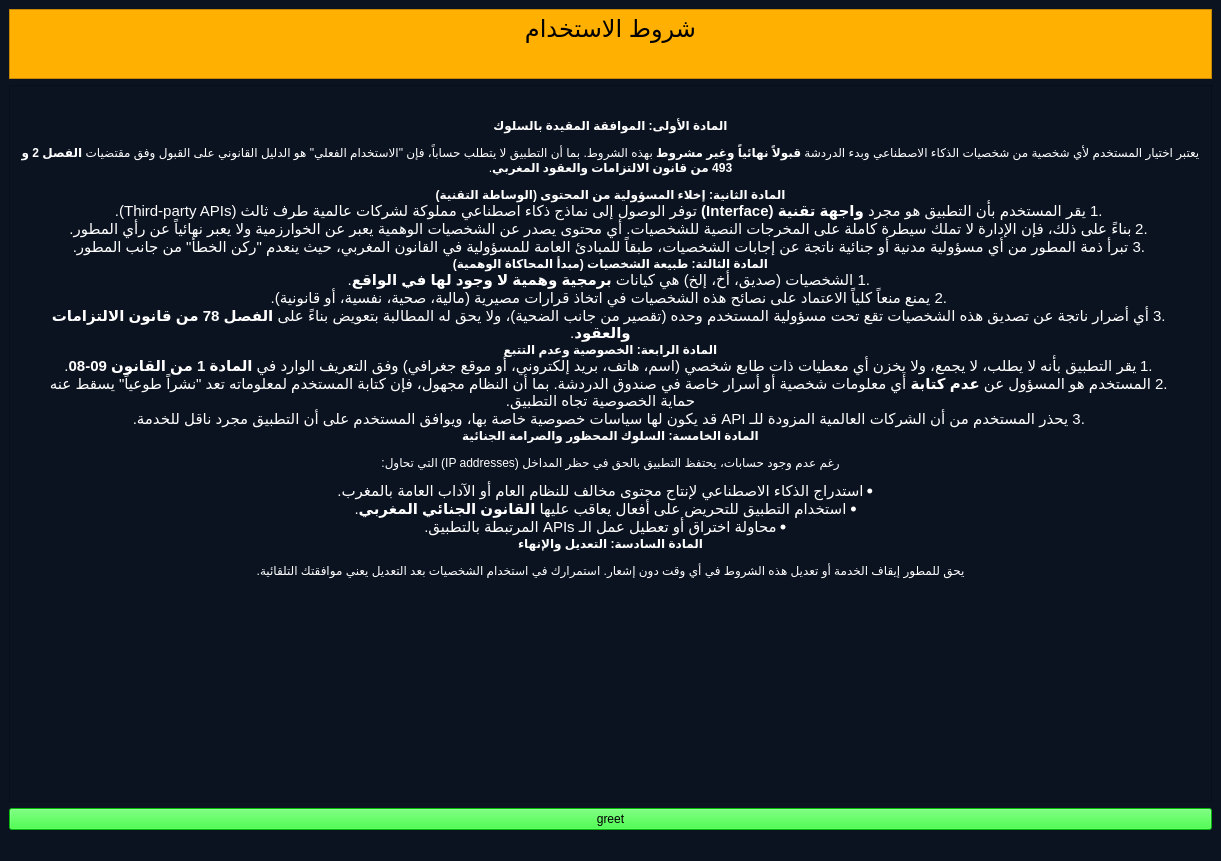
<?xml version="1.0" encoding="UTF-8"?>
<ui version="4.0">
 <class>termes</class>
 <widget class="QMainWindow" name="termes">
  <property name="geometry">
   <rect>
    <x>0</x>
    <y>0</y>
    <width>1221</width>
    <height>861</height>
   </rect>
  </property>
  <property name="windowTitle">
   <string>MainWindow</string>
  </property>
  <property name="styleSheet">
   <string notr="true">background-color: rgb(11, 18, 32);</string>
  </property>
  <widget class="QWidget" name="centralwidget">
   <layout class="QGridLayout" name="gridLayout">
    <item row="0" column="0">
     <widget class="QTextBrowser" name="textBrowser_2">
      <property name="maximumSize">
       <size>
        <width>16777215</width>
        <height>70</height>
       </size>
      </property>
      <property name="styleSheet">
       <string notr="true">background-color: rgb(255, 176, 0);</string>
      </property>
      <property name="html">
       <string>&lt;!DOCTYPE HTML PUBLIC &quot;-//W3C//DTD HTML 4.0//EN&quot; &quot;http://www.w3.org/TR/REC-html40/strict.dtd&quot;&gt;
&lt;html&gt;&lt;head&gt;&lt;meta name=&quot;qrichtext&quot; content=&quot;1&quot; /&gt;&lt;meta charset=&quot;utf-8&quot; /&gt;&lt;style type=&quot;text/css&quot;&gt;
p, li { white-space: pre-wrap; }
hr { height: 1px; border-width: 0; }
li.unchecked::marker { content: &quot;\2610&quot;; }
li.checked::marker { content: &quot;\2612&quot;; }
&lt;/style&gt;&lt;/head&gt;&lt;body style=&quot; font-family:'Segoe UI'; font-size:9pt; font-weight:400; font-style:normal;&quot;&gt;
&lt;p align=&quot;center&quot; style=&quot; margin-top:0px; margin-bottom:0px; margin-left:0px; margin-right:0px; -qt-block-indent:0; text-indent:0px;&quot;&gt;&lt;span style=&quot; font-size:18pt; color:#000000;&quot;&gt;شروط الاستخدام&lt;/span&gt;&lt;/p&gt;&lt;/body&gt;&lt;/html&gt;</string>
      </property>
     </widget>
    </item>
    <item row="1" column="0">
     <widget class="QTextBrowser" name="textBrowser">
      <property name="styleSheet">
       <string notr="true">color: rgb(255, 255, 255);</string>
      </property>
      <property name="html">
       <string>&lt;!DOCTYPE HTML PUBLIC &quot;-//W3C//DTD HTML 4.0//EN&quot; &quot;http://www.w3.org/TR/REC-html40/strict.dtd&quot;&gt;
&lt;html&gt;&lt;head&gt;&lt;meta name=&quot;qrichtext&quot; content=&quot;1&quot; /&gt;&lt;meta charset=&quot;utf-8&quot; /&gt;&lt;style type=&quot;text/css&quot;&gt;
p, li { white-space: pre-wrap; }
hr { height: 1px; border-width: 0; }
li.unchecked::marker { content: &quot;\2610&quot;; }
li.checked::marker { content: &quot;\2612&quot;; }
&lt;/style&gt;&lt;/head&gt;&lt;body style=&quot; font-family:'Segoe UI'; font-size:9pt; font-weight:400; font-style:normal;&quot;&gt;
&lt;h3 align=&quot;center&quot; style=&quot;-qt-paragraph-type:empty; margin-top:14px; margin-bottom:12px; margin-left:0px; margin-right:0px; -qt-block-indent:0; text-indent:0px; font-size:large; font-weight:700;&quot;&gt;&lt;br /&gt;&lt;/h3&gt;
&lt;h4 align=&quot;center&quot; dir='rtl' style=&quot; margin-top:0px; margin-bottom:0px; margin-left:0px; margin-right:0px; -qt-block-indent:0; text-indent:0px;&quot;&gt;&lt;span style=&quot; font-family:'ui-sans-serif','system-ui','sans-serif','Apple Color Emoji','Segoe UI Emoji','Segoe UI Symbol','Noto Color Emoji'; font-size:medium; font-weight:700; color:#ffffff;&quot;&gt;المادة الأولى: الموافقة المقيدة بالسلوك&lt;/span&gt;&lt;/h4&gt;
&lt;p align=&quot;center&quot; dir='rtl' style=&quot; margin-top:12px; margin-bottom:12px; margin-left:0px; margin-right:0px; -qt-block-indent:0; text-indent:0px;&quot;&gt;يعتبر اختيار المستخدم لأي شخصية من شخصيات الذكاء الاصطناعي وبدء الدردشة &lt;span style=&quot; font-weight:700;&quot;&gt;قبولاً نهائياً وغير مشروط&lt;/span&gt; بهذه الشروط. بما أن التطبيق لا يتطلب حساباً، فإن &amp;quot;الاستخدام الفعلي&amp;quot; هو الدليل القانوني على القبول وفق مقتضيات &lt;span style=&quot; font-weight:700;&quot;&gt;الفصل 2 و 493 من قانون الالتزامات والعقود المغربي&lt;/span&gt;.&lt;/p&gt;
&lt;h4 align=&quot;center&quot; dir='rtl' style=&quot; margin-top:0px; margin-bottom:0px; margin-left:0px; margin-right:0px; -qt-block-indent:0; text-indent:0px;&quot;&gt;&lt;span style=&quot; font-family:'ui-sans-serif','system-ui','sans-serif','Apple Color Emoji','Segoe UI Emoji','Segoe UI Symbol','Noto Color Emoji'; font-size:medium; font-weight:700; color:#ffffff;&quot;&gt;المادة الثانية: إخلاء المسؤولية من المحتوى (الوساطة التقنية)&lt;/span&gt;&lt;/h4&gt;
&lt;ol style=&quot;margin-top: 0px; margin-bottom: 0px; margin-left: 0px; margin-right: 0px; -qt-list-indent: 1;&quot;&gt;
&lt;li style=&quot; font-family:'ui-sans-serif','system-ui','sans-serif','Apple Color Emoji','Segoe UI Emoji','Segoe UI Symbol','Noto Color Emoji'; font-size:15px; color:#ffffff;&quot; align=&quot;center&quot; dir='rtl' style=&quot; margin-top:0px; margin-bottom:0px; margin-left:20px; margin-right:0px; -qt-block-indent:0; text-indent:0px;&quot;&gt;يقر المستخدم بأن التطبيق هو مجرد &lt;span style=&quot; font-weight:700;&quot;&gt;واجهة تقنية (Interface)&lt;/span&gt; توفر الوصول إلى نماذج ذكاء اصطناعي مملوكة لشركات عالمية طرف ثالث (Third-party APIs).&lt;/li&gt;
&lt;li style=&quot; font-family:'ui-sans-serif','system-ui','sans-serif','Apple Color Emoji','Segoe UI Emoji','Segoe UI Symbol','Noto Color Emoji'; font-size:15px; color:#ffffff;&quot; align=&quot;center&quot; dir='rtl' style=&quot; margin-top:0px; margin-bottom:0px; margin-left:20px; margin-right:0px; -qt-block-indent:0; text-indent:0px;&quot;&gt;بناءً على ذلك، فإن الإدارة لا تملك سيطرة كاملة على المخرجات النصية للشخصيات. أي محتوى يصدر عن الشخصيات الوهمية يعبر عن الخوارزمية ولا يعبر نهائياً عن رأي المطور.&lt;/li&gt;
&lt;li style=&quot; font-family:'ui-sans-serif','system-ui','sans-serif','Apple Color Emoji','Segoe UI Emoji','Segoe UI Symbol','Noto Color Emoji'; font-size:15px; color:#ffffff;&quot; align=&quot;center&quot; dir='rtl' style=&quot; margin-top:0px; margin-bottom:0px; margin-left:20px; margin-right:0px; -qt-block-indent:0; text-indent:0px;&quot;&gt;تبرأ ذمة المطور من أي مسؤولية مدنية أو جنائية ناتجة عن إجابات الشخصيات، طبقاً للمبادئ العامة للمسؤولية في القانون المغربي، حيث ينعدم &amp;quot;ركن الخطأ&amp;quot; من جانب المطور.&lt;/li&gt;&lt;/ol&gt;
&lt;h4 align=&quot;center&quot; dir='rtl' style=&quot; margin-top:0px; margin-bottom:0px; margin-left:0px; margin-right:0px; -qt-block-indent:0; text-indent:0px;&quot;&gt;&lt;span style=&quot; font-family:'ui-sans-serif','system-ui','sans-serif','Apple Color Emoji','Segoe UI Emoji','Segoe UI Symbol','Noto Color Emoji'; font-size:medium; font-weight:700; color:#ffffff;&quot;&gt;المادة الثالثة: طبيعة الشخصيات (مبدأ المحاكاة الوهمية)&lt;/span&gt;&lt;/h4&gt;
&lt;ol style=&quot;margin-top: 0px; margin-bottom: 0px; margin-left: 0px; margin-right: 0px; -qt-list-indent: 1;&quot;&gt;
&lt;li style=&quot; font-family:'ui-sans-serif','system-ui','sans-serif','Apple Color Emoji','Segoe UI Emoji','Segoe UI Symbol','Noto Color Emoji'; font-size:15px; color:#ffffff;&quot; align=&quot;center&quot; dir='rtl' style=&quot; margin-top:0px; margin-bottom:0px; margin-left:20px; margin-right:0px; -qt-block-indent:0; text-indent:0px;&quot;&gt;الشخصيات (صديق، أخ، إلخ) هي كيانات &lt;span style=&quot; font-weight:700;&quot;&gt;برمجية وهمية لا وجود لها في الواقع&lt;/span&gt;.&lt;/li&gt;
&lt;li style=&quot; font-family:'ui-sans-serif','system-ui','sans-serif','Apple Color Emoji','Segoe UI Emoji','Segoe UI Symbol','Noto Color Emoji'; font-size:15px; color:#ffffff;&quot; align=&quot;center&quot; dir='rtl' style=&quot; margin-top:0px; margin-bottom:0px; margin-left:20px; margin-right:0px; -qt-block-indent:0; text-indent:0px;&quot;&gt;يمنع منعاً كلياً الاعتماد على نصائح هذه الشخصيات في اتخاذ قرارات مصيرية (مالية، صحية، نفسية، أو قانونية).&lt;/li&gt;
&lt;li style=&quot; font-family:'ui-sans-serif','system-ui','sans-serif','Apple Color Emoji','Segoe UI Emoji','Segoe UI Symbol','Noto Color Emoji'; font-size:15px; color:#ffffff;&quot; align=&quot;center&quot; dir='rtl' style=&quot; margin-top:0px; margin-bottom:0px; margin-left:20px; margin-right:0px; -qt-block-indent:0; text-indent:0px;&quot;&gt;أي أضرار ناتجة عن تصديق هذه الشخصيات تقع تحت مسؤولية المستخدم وحده (تقصير من جانب الضحية)، ولا يحق له المطالبة بتعويض بناءً على &lt;span style=&quot; font-weight:700;&quot;&gt;الفصل 78 من قانون الالتزامات والعقود&lt;/span&gt;.&lt;/li&gt;&lt;/ol&gt;
&lt;h4 align=&quot;center&quot; dir='rtl' style=&quot; margin-top:0px; margin-bottom:0px; margin-left:0px; margin-right:0px; -qt-block-indent:0; text-indent:0px;&quot;&gt;&lt;span style=&quot; font-family:'ui-sans-serif','system-ui','sans-serif','Apple Color Emoji','Segoe UI Emoji','Segoe UI Symbol','Noto Color Emoji'; font-size:medium; font-weight:700; color:#ffffff;&quot;&gt;المادة الرابعة: الخصوصية وعدم التتبع&lt;/span&gt;&lt;/h4&gt;
&lt;ol style=&quot;margin-top: 0px; margin-bottom: 0px; margin-left: 0px; margin-right: 0px; -qt-list-indent: 1;&quot;&gt;
&lt;li style=&quot; font-family:'ui-sans-serif','system-ui','sans-serif','Apple Color Emoji','Segoe UI Emoji','Segoe UI Symbol','Noto Color Emoji'; font-size:15px; color:#ffffff;&quot; align=&quot;center&quot; dir='rtl' style=&quot; margin-top:0px; margin-bottom:0px; margin-left:20px; margin-right:0px; -qt-block-indent:0; text-indent:0px;&quot;&gt;يقر التطبيق بأنه لا يطلب، لا يجمع، ولا يخزن أي معطيات ذات طابع شخصي (اسم، هاتف، بريد إلكتروني، أو موقع جغرافي) وفق التعريف الوارد في &lt;span style=&quot; font-weight:700;&quot;&gt;المادة 1 من القانون 09-08&lt;/span&gt;.&lt;/li&gt;
&lt;li style=&quot; font-family:'ui-sans-serif','system-ui','sans-serif','Apple Color Emoji','Segoe UI Emoji','Segoe UI Symbol','Noto Color Emoji'; font-size:15px; color:#ffffff;&quot; align=&quot;center&quot; dir='rtl' style=&quot; margin-top:0px; margin-bottom:0px; margin-left:20px; margin-right:0px; -qt-block-indent:0; text-indent:0px;&quot;&gt;المستخدم هو المسؤول عن &lt;span style=&quot; font-weight:700;&quot;&gt;عدم كتابة&lt;/span&gt; أي معلومات شخصية أو أسرار خاصة في صندوق الدردشة. بما أن النظام مجهول، فإن كتابة المستخدم لمعلوماته تعد &amp;quot;نشراً طوعياً&amp;quot; يسقط عنه حماية الخصوصية تجاه التطبيق.&lt;/li&gt;
&lt;li style=&quot; font-family:'ui-sans-serif','system-ui','sans-serif','Apple Color Emoji','Segoe UI Emoji','Segoe UI Symbol','Noto Color Emoji'; font-size:15px; color:#ffffff;&quot; align=&quot;center&quot; dir='rtl' style=&quot; margin-top:0px; margin-bottom:0px; margin-left:20px; margin-right:0px; -qt-block-indent:0; text-indent:0px;&quot;&gt;يحذر المستخدم من أن الشركات العالمية المزودة للـ API قد يكون لها سياسات خصوصية خاصة بها، ويوافق المستخدم على أن التطبيق مجرد ناقل للخدمة.&lt;/li&gt;&lt;/ol&gt;
&lt;h4 align=&quot;center&quot; dir='rtl' style=&quot; margin-top:0px; margin-bottom:0px; margin-left:0px; margin-right:0px; -qt-block-indent:0; text-indent:0px;&quot;&gt;&lt;span style=&quot; font-family:'ui-sans-serif','system-ui','sans-serif','Apple Color Emoji','Segoe UI Emoji','Segoe UI Symbol','Noto Color Emoji'; font-size:medium; font-weight:700; color:#ffffff;&quot;&gt;المادة الخامسة: السلوك المحظور والصرامة الجنائية&lt;/span&gt;&lt;/h4&gt;
&lt;p align=&quot;center&quot; dir='rtl' style=&quot; margin-top:12px; margin-bottom:12px; margin-left:0px; margin-right:0px; -qt-block-indent:0; text-indent:0px;&quot;&gt;رغم عدم وجود حسابات، يحتفظ التطبيق بالحق في حظر المداخل (IP addresses) التي تحاول:&lt;/p&gt;
&lt;ul style=&quot;margin-top: 0px; margin-bottom: 0px; margin-left: 0px; margin-right: 0px; -qt-list-indent: 1;&quot;&gt;
&lt;li style=&quot; font-family:'ui-sans-serif','system-ui','sans-serif','Apple Color Emoji','Segoe UI Emoji','Segoe UI Symbol','Noto Color Emoji'; font-size:15px; color:#000000;&quot; align=&quot;center&quot; dir='rtl' style=&quot; margin-top:0px; margin-bottom:0px; margin-left:20px; margin-right:0px; -qt-block-indent:0; text-indent:0px;&quot;&gt;&lt;span style=&quot; color:#ffffff;&quot;&gt;استدراج الذكاء الاصطناعي لإنتاج محتوى مخالف للنظام العام أو الآداب العامة بالمغرب.&lt;/span&gt;&lt;/li&gt;
&lt;li style=&quot; font-family:'ui-sans-serif','system-ui','sans-serif','Apple Color Emoji','Segoe UI Emoji','Segoe UI Symbol','Noto Color Emoji'; font-size:15px; color:#ffffff;&quot; align=&quot;center&quot; dir='rtl' style=&quot; margin-top:0px; margin-bottom:0px; margin-left:20px; margin-right:0px; -qt-block-indent:0; text-indent:0px;&quot;&gt;استخدام التطبيق للتحريض على أفعال يعاقب عليها &lt;span style=&quot; font-weight:700;&quot;&gt;القانون الجنائي المغربي&lt;/span&gt;.&lt;/li&gt;
&lt;li style=&quot; font-family:'ui-sans-serif','system-ui','sans-serif','Apple Color Emoji','Segoe UI Emoji','Segoe UI Symbol','Noto Color Emoji'; font-size:15px; color:#ffffff;&quot; align=&quot;center&quot; dir='rtl' style=&quot; margin-top:0px; margin-bottom:0px; margin-left:20px; margin-right:0px; -qt-block-indent:0; text-indent:0px;&quot;&gt;محاولة اختراق أو تعطيل عمل الـ APIs المرتبطة بالتطبيق.&lt;/li&gt;&lt;/ul&gt;
&lt;h4 align=&quot;center&quot; dir='rtl' style=&quot; margin-top:0px; margin-bottom:0px; margin-left:0px; margin-right:0px; -qt-block-indent:0; text-indent:0px;&quot;&gt;&lt;span style=&quot; font-family:'ui-sans-serif','system-ui','sans-serif','Apple Color Emoji','Segoe UI Emoji','Segoe UI Symbol','Noto Color Emoji'; font-size:medium; font-weight:700; color:#ffffff;&quot;&gt;المادة السادسة: التعديل والإنهاء&lt;/span&gt;&lt;/h4&gt;
&lt;p align=&quot;center&quot; dir='rtl' style=&quot; margin-top:12px; margin-bottom:12px; margin-left:0px; margin-right:0px; -qt-block-indent:0; text-indent:0px;&quot;&gt;يحق للمطور إيقاف الخدمة أو تعديل هذه الشروط في أي وقت دون إشعار. استمرارك في استخدام الشخصيات بعد التعديل يعني موافقتك التلقائية.&lt;/p&gt;&lt;/body&gt;&lt;/html&gt;</string>
      </property>
     </widget>
    </item>
    <item row="2" column="0">
     <widget class="QPushButton" name="pushButton">
      <property name="styleSheet">
       <string notr="true">background-color: rgb(6, 255, 14);
font: 11pt &quot;Segoe UI&quot;;
color: rgb(0, 0, 0);</string>
      </property>
      <property name="text">
       <string>greet</string>
      </property>
     </widget>
    </item>
   </layout>
  </widget>
  <widget class="QMenuBar" name="menubar">
   <property name="geometry">
    <rect>
     <x>0</x>
     <y>0</y>
     <width>1221</width>
     <height>21</height>
    </rect>
   </property>
  </widget>
  <widget class="QStatusBar" name="statusbar"/>
 </widget>
 <resources/>
 <connections/>
</ui>
